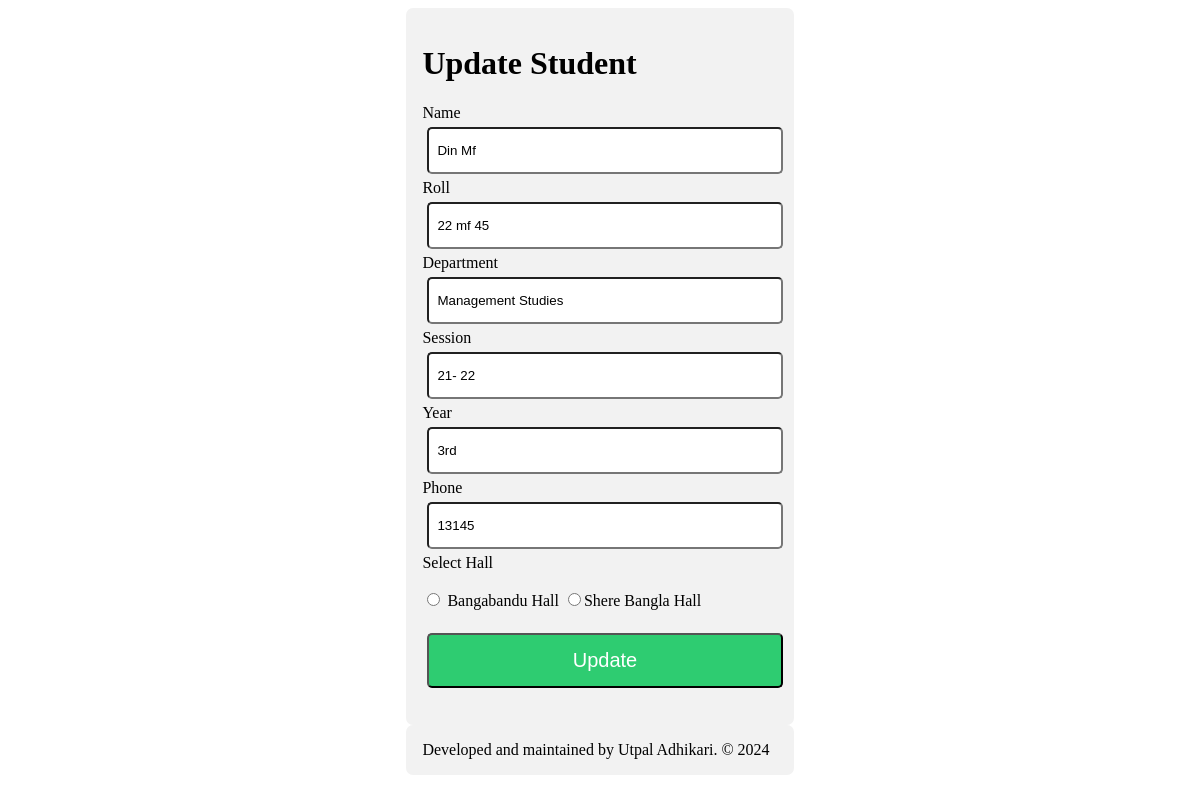
/update_list.php?editid=12, run on the app's committed database.
### tables this page shows
CREATE TABLE `apply` (
  `id` int(11) NOT NULL,
  `name` varchar(50) NOT NULL,
  `roll` varchar(20) NOT NULL,
  `department` varchar(50) NOT NULL,
  `session` varchar(30) NOT NULL,
  `year` varchar(10) NOT NULL,
  `phone` int(20) NOT NULL,
  `hall` varchar(20) NOT NULL
);

### update_list.php (the view, shortened to what this page needs)
<?php
	include "dbconnect.php";
$id = $_GET['editid'];
$sql = "SELECT * FROM apply WHERE id=$id";
$result = $conn->query($sql);
$row = $result->fetch_assoc();
?>
<html>
    <head>
    </head>
    <body>
        <div>
            <h1>Update Student</h1>
            <form action="action_update_list.php" method="POST">
			<label>Name</label>
			<input type="text" name="name" value="<?php echo $row['name']; ?>">
			<label>Roll</label>
			<input type="text" name="roll" value="<?php echo $row['roll']; ?>">
			<label>Department</label>
			<input type="text" name="department" value="<?php echo $row['department']; ?>">
			<label>Session</label>
			<input type="text" name="session" value="<?php echo $row['session']; ?>">
			<label>Year</label>
			<input type="text" name="year" value="<?php echo $row['year']; ?>">
			<label>Phone</label>
			<input type="text" name="phone" value="<?php echo $row['phone']; ?>">
			<label>Select Hall</label><br><br>
			<input type="radio" name="hall" value="<?php echo $row['hall']; ?>"> Bangabandu Hall
			<input type="radio" name="hall" value="<?php echo $row['hall']; ?>">Shere Bangla Hall <br> <br>
			<input type="submit" value="Update">
            </form>
        </div>
    </body>
</html>
<?php
	include "footer.php";
?>

### update_list.php (style rules this page uses)
div { background-color: #f2f2f2; width: 30%; margin: auto; border-radius: 7px; padding: 16px; }
input[type=text], input[type=email], input[type=date], input[type=number] { width: 100%; padding: 14px 8px; margin: 5px; border-radius: 5px; }
input[type=submit] { width: 100%; padding: 14px 8px; margin: 5px; border-radius: 5px; background-color: #2ecc71; color: #ffffff; font-size: 20px; }

### data on the page
apply: name "Din Mf", roll "22 mf 45", department "Management Studies", session "21- 22", year "3rd", phone "13145"
